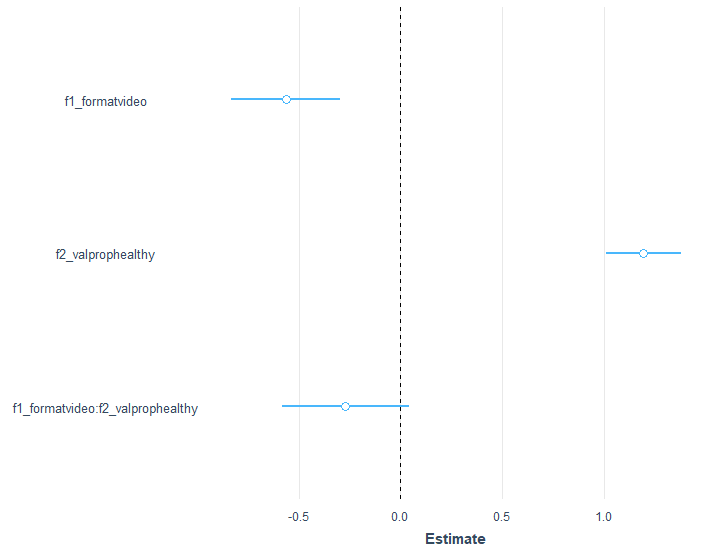

Write the R code that produced this figure.
library(jtools)

# This is a simple script that analyzes elements of a 2d multivariate ad test.
# Link below helped me with this process.
# https://www.searchdiscovery.com/blog/demystifying-multivariate-testing/
# Note that this uses dummy data.

#Image that is in same directory as this shows estimated effect of given elements
#Video format negatively contributes to CTR, while the healthy value prop
#positively contributes. THe healthy+video together format is negative relative
#to static and free value prop.

test_data = data.frame(
  f1_format = c("static", "static", "video", "video"),
  f2_valprop = c("free", "healthy", "free", "healthy"),
  ctr = c(148/759935, 488/759845, 84/757935, 212/759921),
  impressions = c(759935, 759845, 757935, 759921)
)

test_analysis = glm(ctr ~ (f1_format + f2_valprop)^2, family = "binomial",
                    data = test_data, 
                    weights = impressions)

summ(test_analysis, model.info = FALSE)
plot_summs(test_analysis)

#https://www.searchdiscovery.com/blog/demystifying-multivariate-testing/
#Link above
